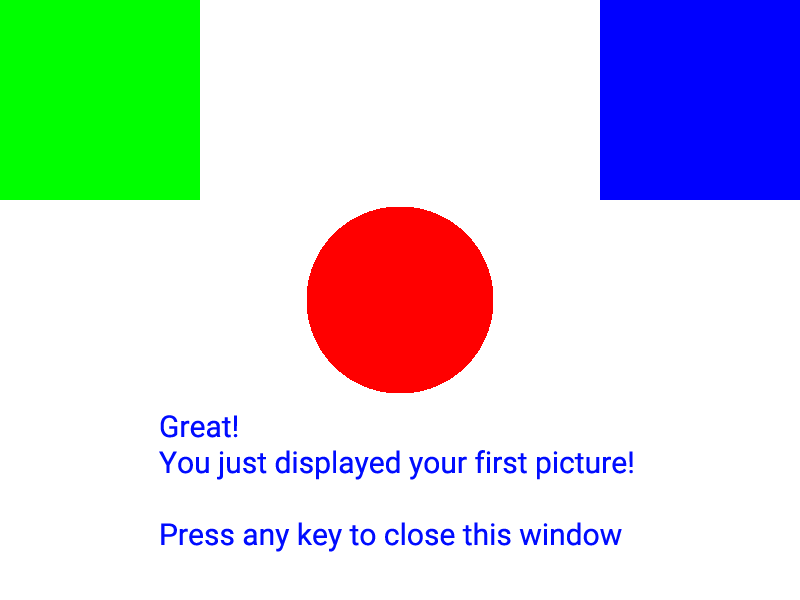
#> input picture [Dataset] Module 20 images/image001.png, 800 x 600 px, found by its file name
$ jupyter execute '[Notebook - Student] Module 20 (Introduction to Computer Vision).ipynb'   (text cells are left out)
#> lines starting #> are read from the running program, lines starting #| are printed output that depends on the picture; after the words box and inside, x2 and y2 are one past the last pixel; in counts of white or black regions, pixels touching at a corner belong together
[cell 1]
import cv2              #Import the OpenCV Library
import numpy as np      #Import the Numpy library
import sys

print ("You have successfully installed OpenCV version "+cv2.__version__)
print ("Your version of Python is " + sys.version)

[cell 2]
img = cv2.imread("[Dataset] Module 20 images/image001.png")   #Load the image file into memory
#> img is the input picture: shape (600, 800, 3); mean B, G, R 219.1, 215.6, 208.8
cv2.imshow("Image", img)                  #Display that image

cv2.waitKey(0)                            #Cleanup after any key is pressed
cv2.destroyAllWindows()

[cell 3]
print (img[:,:,2].shape)
#| (600, 800)

[cell 4]
# your code here
import matplotlib.pyplot as plt
plt.plot(img[0], img[1])
plt.show()

[cell 5]
camera = cv2.VideoCapture(0) #create a VideoCapture object with the 'first' camera (your webcam)

while(True):
    ret, frame = camera.read()             # Capture frame by frame
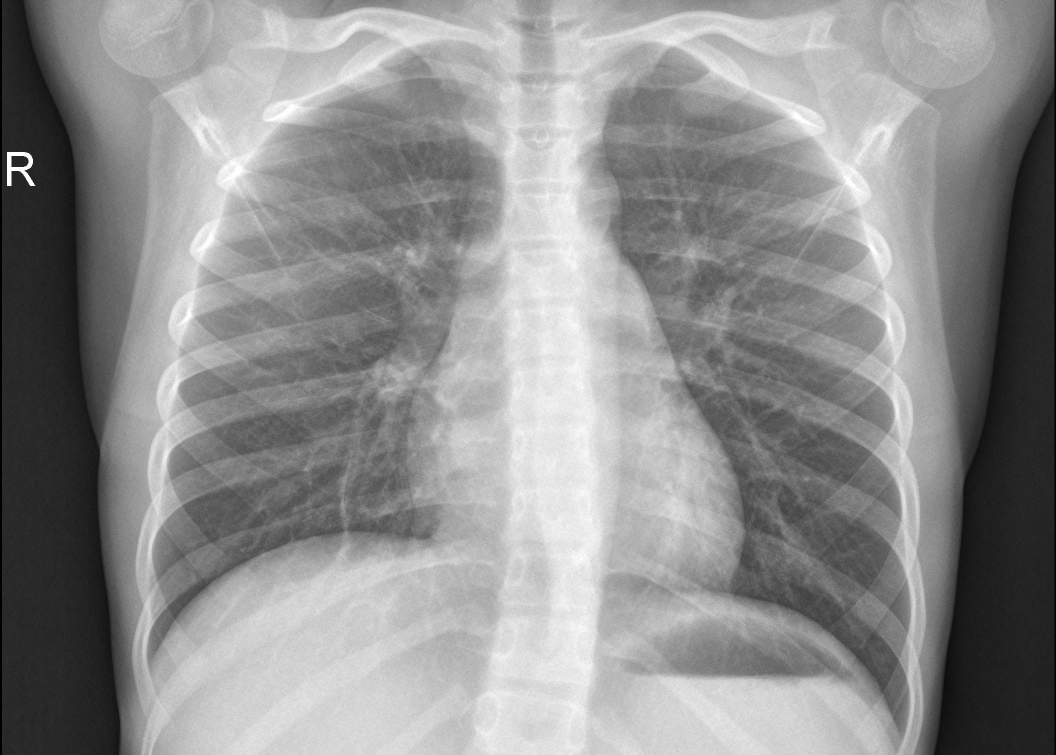
#> input picture Dataset/chest_xray/test/NORMAL/IM-0003-0001.jpeg, 2111 x 1509 px, given in place of the camera (shown at 1/2 size)
#> frame is the input picture: shape (1509, 2111, 3); min 0, max 255, mean 142.4
    cv2.imshow('Press Spacebar to Exit', frame)              # Display the frame

    if cv2.waitKey(1) == 27:  # Stop if spacebar is detected
#> (key Esc is pressed here)
        break

    camera.release()                           # Cleanup after spacebar is detected.
    cv2.destroyAllWindows()

[cell 6]
print(img.shape)         #What are the dimensions of this image?
#| (600, 800, 3)
                         #What is the width, What is the height, How many channels are there?
                         #Hint: Images are represented in Numpy arrays as (height,width,channels)

[cell 7]
print(img[0,0])          #What is the color of the top left corner of the image? Notice that array indexing starts from 0
#| [  0 255   0]
                         #Hint: the channels are represented as Blue,Green,Red by default

[cell 8]
# your code here
 # atau 799 #Hint: Notice that the rightmost pixel is 799 not 800. Numpy array indexing starts from 0.

image = img[0, 799]
#> image = [255, 0, 0]
cv2.imshow("image", image)
cv2.waitKey(0)

[cell 9]
# your code here

img[0, 300]
cv2.imshow("img", img)
cv2.waitKey(0)

[cell 10]
img = cv2.imread("[Dataset] Module 20 images/image001.png")
grey = cv2.cvtColor(img, cv2.COLOR_BGR2GRAY) #Convert color from BGR to grayscale
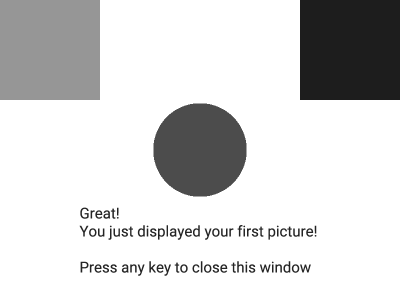
#> grey: shape (600, 800) (shown at 1/2 size); min 29, max 255, mean 214
cv2.imshow("Grey",grey)

cv2.waitKey(0)                            # Cleanup after any key is pressed
cv2.destroyAllWindows()

[cell 11]
# your code here
cv2.imshow("gery", grey)
cv2.waitKey(0)

[cell 12]
grey.shape #your code here                    # Are these dimensions different from img.shape earlier?

[cell 13]
#your code here          # What is the color of the top left corner of the image? Notice that array indexing starts from 0
                                    # How does this compare to your previous finding above?

grey[0, 0]
grey[300, 400]
#> Out = 76

[cell 14]
#your code here          # What is the color of the top right corner of the image?
grey[0, 799]              # How does this compare to your previous finding above?
#> Out = 29

[cell 15]
# Recall that the square on the top right had a pixel intensity of 29
# Now everything with a value greater than 29 will become 255 (white)
# This means that we are setting a treshold value of 29

ret,thresholded = cv2.threshold(grey,29,255,cv2.THRESH_BINARY)
#> thresholded: shape (600, 800); 91.7% white; 1 black region, box (x1, y1, x2, y2) and area: (600, 0, 800, 200) 40000
cv2.imshow("Thresholded",thresholded)

cv2.waitKey(0)                            # Cleanup after any key is pressed
cv2.destroyAllWindows()

[cell 16]
#your code here
ret,thresholded = cv2.threshold(grey,76,255,cv2.THRESH_BINARY)
#> thresholded: shape (600, 800); 84.8% white; 77 black regions (8 under 20 px), largest, box (x1, y1, x2, y2) and area: (600, 0, 800, 200) 40000, (307, 207, 493, 393) 27512, (316, 457, 329, 479) 125
cv2.imshow("Thresholded",thresholded)

cv2.waitKey(0)                            # Cleanup after any key is pressed
cv2.destroyAllWindows()

[cell 17]
ret,thresholded = cv2.threshold(grey,29,255,cv2.THRESH_BINARY_INV)    #we use cv2.THRESH_BINARY_INV instead of cv2.THRESH_BINARY
cv2.imshow("Thresholded",thresholded)

cv2.waitKey(0)                            # Cleanup after any key is pressed
cv2.destroyAllWindows()

[cell 18]
#your code here
ret,thresholded = cv2.threshold(grey,76,255,cv2.THRESH_BINARY_INV)
cv2.imshow("Thresholded",thresholded)

cv2.waitKey(0)                            # Cleanup after any key is pressed
cv2.destroyAllWindows()

[cell 19]
ret,thresholded = cv2.threshold(grey,29,255,cv2.THRESH_BINARY_INV)

masked = cv2.bitwise_and(img, img, mask = thresholded)
cv2.imshow("Masked", masked)

cv2.waitKey(0)                            # Cleanup after any key is pressed
cv2.destroyAllWindows()

[cell 20]
mask = img.copy()                         # The masked image we are going to create. Initialize with a copy of initial image.
(b,g,r) = cv2.split(img)                  # Split the BGR images to single planes so that we can work on the channels separately
#> b: shape (600, 800); 85.9% white; 2 black regions, box (x1, y1, x2, y2) and area: (0, 0, 200, 200) 40000, (307, 207, 493, 393) 27512
mask[(b==255)&(g==255)&(r==255)] = 0      # Change white background (when BGR channels are all 255) to 0 (black).

cv2.imshow("Mask",mask)

cv2.waitKey(0)                            # Cleanup after any key is pressed
cv2.destroyAllWindows()

[cell 21]
cv2.imshow("Blue Mask",mask[:,:,0])       # Notice how the words are blue also
cv2.waitKey(0)                            # Cleanup after any key is pressed
cv2.destroyAllWindows()

[cell 22]
cv2.imshow("Green Mask",mask[:,:,1])
cv2.waitKey(0)                            # Cleanup after any key is pressed
cv2.destroyAllWindows()

[cell 23]
cv2.imshow("Red Mask",mask[:,:,2])
cv2.waitKey(0)                            # Cleanup after any key is pressed
cv2.destroyAllWindows()

[cell 24]
mask[300:,:,1]=0                          # Remember that the image is a matrix. Let's wipe the bottom half to black (0)
#> mask: shape (600, 800, 3); mean B, G, R 26.1, 21.2, 15.8
cv2.imshow("Green Mask",mask[:,:,1])
cv2.waitKey(0)                            # Cleanup after any key is pressed
cv2.destroyAllWindows()

[cell 25]
mask.shape

[cell 26]
cv2.imshow("Red Mask",mask[:,:,2])
cv2.waitKey(0)                            # Cleanup after any key is pressed
cv2.destroyAllWindows()

[cell 27]
mask[400:,:,0]=0                          # Remember that the image is a matrix. Let's wipe the bottom half to black (0)
#> mask: shape (600, 800, 3); mean B, G, R 21.2, 21.2, 15.8
cv2.imshow("Green Mask",mask[:,:,2])
cv2.waitKey(0)                            # Cleanup after any key is pressed
cv2.destroyAllWindows()

[cell 28]
#layer 2 is the red layer. Rememeber (B,G,R)
masked = cv2.bitwise_and(img,img,mask=mask[:,:,2])
cv2.imshow("Circle",masked)

cv2.waitKey(0)                            # Cleanup after any key is pressed
cv2.destroyAllWindows()

[cell 29]
#layer 1 is the green layer. Rememeber (B,G,R)
masked = cv2.bitwise_and(img,img,mask=mask[:,:,1])
cv2.imshow("Left Green Rectangle",masked)
cv2.waitKey(0)                            # Cleanup after any key is pressed
cv2.destroyAllWindows()

[cell 30]
#layer 0 is the blue layer. Rememeber (B,G,R)
masked = cv2.bitwise_and(img,img,mask=mask[:,:,0])
cv2.imshow("Right Blue Rectangle",masked)
cv2.waitKey(0)                            # Cleanup after any key is pressed
cv2.destroyAllWindows()

[cell 31]
#your code here
cv2.waitKey(0)                            # Cleanup after any key is pressed
cv2.destroyAllWindows()

[cell 32]
#your code here
cv2.waitKey(0)                            # Cleanup after any key is pressed
cv2.destroyAllWindows()

[cell 33]
#your code here

[cell 34]
#your code here
cv2.waitKey(0)                            # Cleanup after any key is pressed
cv2.destroyAllWindows()

[cell 35]
#your code here
cv2.waitKey(0)                            # Cleanup after any key is pressed
cv2.destroyAllWindows()

[cell 36]
#your code here
cv2.waitKey(0)                            # Cleanup after any key is pressed
cv2.destroyAllWindows()

[cell 37]
greytest = cv2.imread("[Dataset] Module 20 images/image001_3contours.png",0)    # Load that image
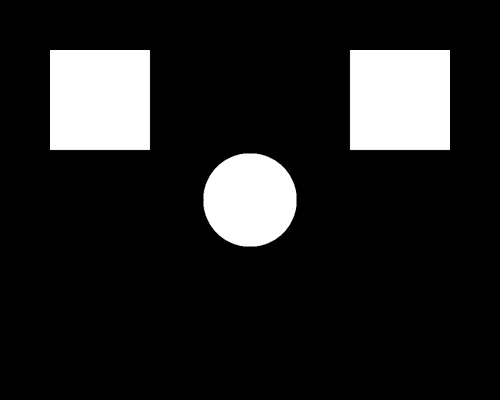
#> input picture [Dataset] Module 20 images/image001_3contours.png, 500 x 400 px, found by its file name
#> greytest is the input picture: shape (400, 500); min 0, max 255, mean 34.3
contouroutlines = np.zeros(greytest.shape,dtype="uint8")    # Create a blank canvas for drawing detected contours

# Let's find the contours! https://docs.opencv.org/3.4/d3/dc0/group__imgproc__shape.html#ga17ed9f5d79ae97bd4c7cf18403e1689a
(cnts,_) = cv2.findContours(greytest, cv2.RETR_EXTERNAL, cv2.CHAIN_APPROX_SIMPLE)
#> cnts = 3 contours; box (x1, y1, x2, y2) and area: (349, 50, 450, 151) 10000, (50, 50, 151, 151) 10000, (203, 153, 297, 247) 6937

for (i, c) in enumerate(cnts):
    cv2.drawContours(contouroutlines, [c], -1, 255, 1)  # For each contour, draw just the outline of the contours
#> this loop made 3 passes
#> c on passes 2 to 3: [[349, 50], [349, 150], [449, 150], [449, 50]], [[50, 50], [50, 150], [150, 150], [150, 50]]
#> contouroutlines: shape (400, 500); 0.53% white in thin lines or dots, all inside (x1, y1, x2, y2) = (50, 50, 450, 247)
                                                        # https://docs.opencv.org/3.4/d6/d6e/group__imgproc__draw.html#ga746c0625f1781f1ffc9056259103edbc
cv2.imshow("Contour Outlines",contouroutlines)          # Display the results
cv2.waitKey(0)                                          # Cleanup after any key is pressed
cv2.destroyAllWindows()

print("There are "+str(len(cnts))+" contours!")         # Print out the number of contours detected
#| There are 3 contours!

[cell 38]
grey = cv2.cvtColor(img, cv2.COLOR_BGR2GRAY)

#We apply a threshold
(T, thresholded) = cv2.threshold(grey, 0, 255, cv2.THRESH_BINARY_INV | cv2.THRESH_OTSU)
#> thresholded: shape (600, 800); 23.9% white; 78 white regions (8 under 20 px)
#> T = 159
cv2.imshow("Thresholded",thresholded)

cv2.waitKey(0)                            # Cleanup after any key is pressed
cv2.destroyAllWindows()

[cell 39]
# Let's find the contours!
(cnts,_) = cv2.findContours(thresholded, cv2.RETR_EXTERNAL, cv2.CHAIN_APPROX_SIMPLE)
#> cnts = 78 contours, 8 with area under 20; largest, box (x1, y1, x2, y2) and area: (600, 0, 800, 200) 39601, (0, 0, 200, 200) 39601, (307, 207, 493, 393) 27247, (276, 450, 290, 474) 207, (567, 522, 581, 546) 206

mask = np.zeros(img.shape,dtype="uint8")  # Create a canvas for drawing detected contours
for (i, c) in enumerate(cnts):
    cv2.drawContours(mask, [c], -1, (0,255,0), 1)
#> this loop made 78 passes
#> c on passes 4, 7, 36, 40, 50: [[544, 529], [544, 544], [546, 544], [546, 529]], [[491, 529], [491, 544], [493, 544], [493, 529]], [[554, 457], [554, 472], [556, 472], [556, 457]], [[487, 457], [487, 472], [489, 472], [489, 457]], [[293, 457], [293, 472], [296, 472], [296, 457]]
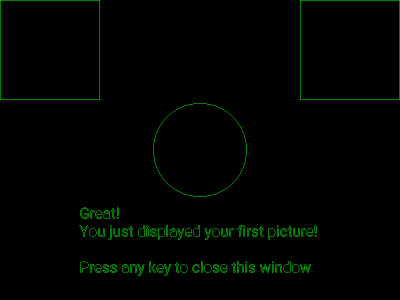
#> mask: shape (600, 800, 3) (shown at 1/2 size); mean B, G, R 0, 3.3, 0

cv2.imshow("Mask",mask)
cv2.waitKey(0)                            # Cleanup after any key is pressed
cv2.destroyAllWindows()


print("There are "+str(len(cnts))+" contours!")
#| There are 78 contours!

[cell 40]
grey = cv2.cvtColor(img, cv2.COLOR_BGR2GRAY)

#We apply a threshold
(T, thresholded) = cv2.threshold(grey, 0, 255, cv2.THRESH_BINARY_INV | cv2.THRESH_OTSU)
cv2.imshow("Thresholded",thresholded)

# Let's find the contours!
(cnts,_) = cv2.findContours(thresholded, cv2.RETR_EXTERNAL, cv2.CHAIN_APPROX_SIMPLE)
cnts = sorted(cnts, key=lambda cnts: cv2.boundingRect(cnts)[1])  #sort contours from top to bottom.

mask = cv2.merge([thresholded,thresholded,thresholded])  # Create a canvas for drawing detected contours
#> mask: shape (600, 800, 3); 23.9% white; 78 white regions (8 under 20 px), largest, box (x1, y1, x2, y2) and area: (0, 0, 200, 200) 40000, (600, 0, 800, 200) 40000, (307, 207, 493, 393) 27512
for (i, c) in enumerate(cnts):   #https://docs.opencv.org/3.1.0/dd/d49/tutorial_py_contour_features.html
    #cv2.drawContours(mask, [c], -1, (255,255,255), -1)
    (x, y, w, h) = cv2.boundingRect(c)                   # Get the x,y coordinates of the contour's bounding box
    cv2.rectangle(mask, (x,y), (x+w,y+h), (0,0,255))     # Draw the bounding boxes in red

    cv2.putText(mask, ""+str(i+1), (x,y+28), cv2.FONT_HERSHEY_SIMPLEX, 0.25, (0,255,0), 1)
#> this loop made 78 passes
#> (x, y, w, h) on passes 3, 5, 6, 7, 8, 9, 11, 12: (307, 207, 186, 186), (161, 415, 16, 23), (222, 417, 9, 21), (207, 421, 13, 17), (191, 421, 14, 17), (181, 421, 8, 16), (475, 450, 10, 23), (386, 450, 14, 24)
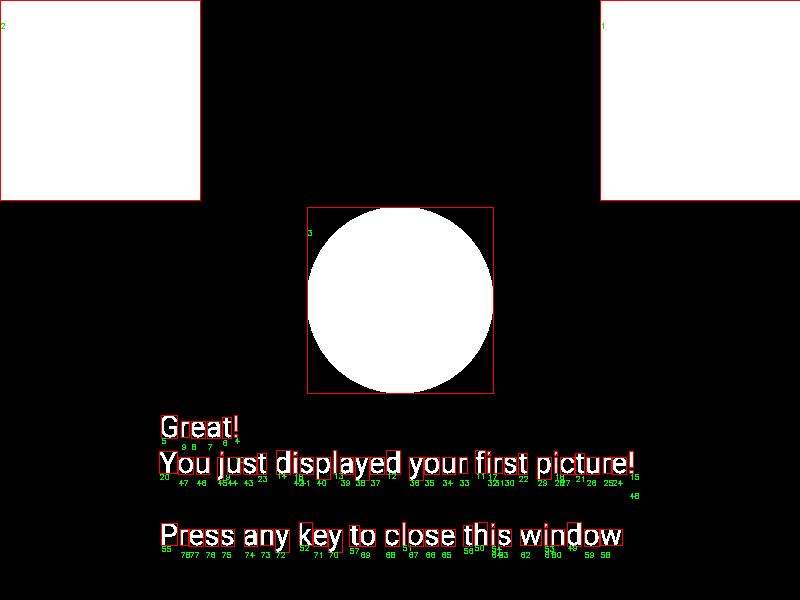
#> mask: shape (600, 800, 3); mean of channels 0, 1, 2 60.1, 61, 63.4; drawn as B, G, R

cv2.imshow("Mask",mask)
cv2.waitKey(0)                            # Cleanup after any key is pressed
cv2.destroyAllWindows()


print("There are "+str(len(cnts))+" contours!")
#| There are 78 contours!

[cell 41]
(T, thresholded) = cv2.threshold(grey, 0, 255, cv2.THRESH_BINARY_INV | cv2.THRESH_OTSU)
thresholded[410:,:]=0                     # Shortcut to remove the text since it is on the bottom half of the image!
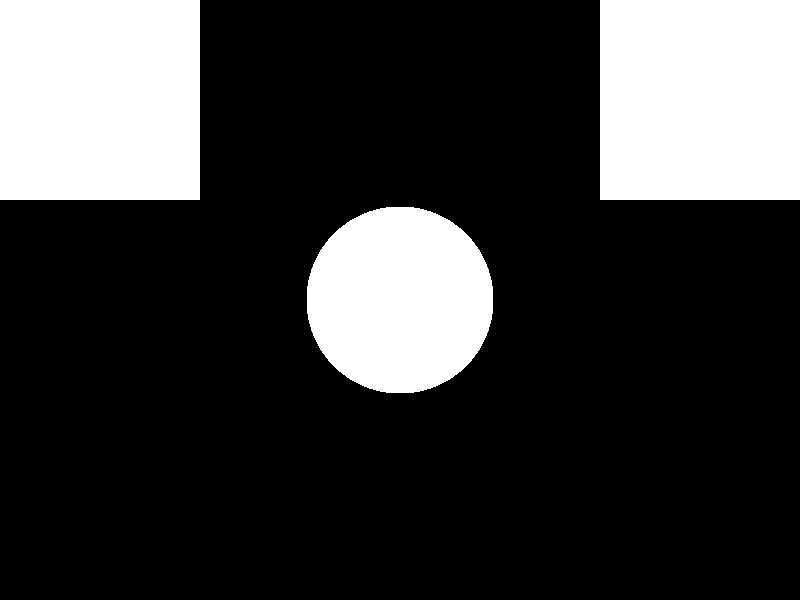
#> thresholded: shape (600, 800); 22.4% white; 3 white regions
#cv2.imshow("Thresholded",thresholded)

#How many contours do you think there are?
(cnts,_) = cv2.findContours(thresholded, cv2.RETR_EXTERNAL, cv2.CHAIN_APPROX_SIMPLE)
#> cnts = 3 contours; box (x1, y1, x2, y2) and area: (600, 0, 800, 200) 39601, (0, 0, 200, 200) 39601, (307, 207, 493, 393) 27247

mask = np.zeros(thresholded.shape,dtype="uint8")
for (i, c) in enumerate(cnts):
    cv2.drawContours(mask, [c], -1, 255, -1)  #the last parameter defines the outline thickness. -1 will fill the contour
#> this loop made 3 passes
#> c on passes 2 to 3: [[600, 0], [600, 199], [799, 199], [799, 0]], [[0, 0], [0, 199], [199, 199], [199, 0]]

cv2.imshow("Mask",mask)
cv2.imshow("Masked Image",cv2.bitwise_and(img,img,mask=mask))
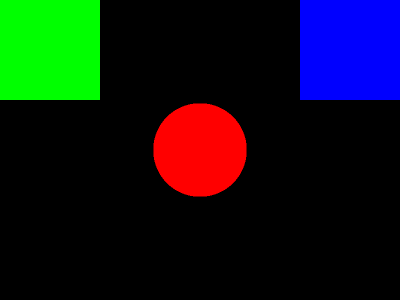
#> window 'Masked Image': shape (600, 800, 3) (shown at 1/2 size); mean B, G, R 21.2, 21.2, 14.6
cv2.waitKey(0)                            # Cleanup after any key is pressed
cv2.destroyAllWindows()


print("There are "+str(len(cnts))+" contours!")
#| There are 3 contours!

[cell 42]
greytest = cv2.imread("[Dataset] Module 20 images/image001_3contours.png",0)
contouroutlines = np.zeros(greytest.shape,dtype="uint8")

(cnts,_) = cv2.findContours(greytest, cv2.RETR_EXTERNAL, cv2.CHAIN_APPROX_SIMPLE)
#> cnts = 3 contours; box (x1, y1, x2, y2) and area: (349, 50, 450, 151) 10000, (50, 50, 151, 151) 10000, (203, 153, 297, 247) 6937

for (i, c) in enumerate(cnts):
    cv2.drawContours(contouroutlines, [c], -1, 255, 1)

    # GET BOUNDING BOX OF EACH CONTOUR
    (x, y, w, h) = cv2.boundingRect(c)

    # DRAW A RECTANGLE AROUND EACH CONTOUR (I.E. DRAW THE BOUNDING BOX)
    cv2.rectangle(contouroutlines, (x, y), (x+w, y+h), (255,255,0), 2)

    # ADD THE TEXT "COUNTOUR <>" TO EACH CONTOUR
    cv2.putText(contouroutlines, "Contour "+str(i+1), (x,y-10), cv2.FONT_HERSHEY_SIMPLEX, 0.5, (255, 255, 0), 2)
#> this loop made 3 passes
#> (c, x, y, w, h) on passes 2 to 3: ([[349, 50], [349, 150], [449, 150], [449, 50]], 349, 50, 101, 101), ([[50, 50], [50, 150], [150, 150], [150, 50]], 50, 50, 101, 101)
#> contouroutlines: shape (400, 500); 2.6% white; 15 white regions, largest, box (x1, y1, x2, y2) and area: (202, 152, 299, 249) 1296, (49, 49, 153, 153) 1208, (348, 49, 452, 153) 1208


cv2.imshow("Contour Outlines",contouroutlines)
cv2.waitKey(0)
cv2.destroyAllWindows()

print("There are "+str(len(cnts))+" contours!")
#| There are 3 contours!

[cell 43]
# Create an empty canvas (height,width,channels) - In this case: 3 colour channels, width 400, and height 300
canvas_accessdenied = np.zeros((600,800,3),dtype="uint8")

# Add a Hollow Rectangle at (x=100,y=230) with the colour (255,255,0), and line thickness 2
cv2.rectangle(canvas_accessdenied, (100, 230), (700, 370), (255,255,0), 2)

# Add your Text at (x=150,y=320) the colour (100,100,255), fint size 2, and line thickness 5
cv2.putText(canvas_accessdenied, "ACCESS DENIED", (150,320), cv2.FONT_HERSHEY_SIMPLEX, 2, (100,100,255), 5)
#> canvas_accessdenied: shape (600, 800, 3); mean of channels 0, 1, 2 4.2, 4.2, 4.8

cv2.imshow("Canvas Access Denied",canvas_accessdenied)
cv2.waitKey(0)                            # Cleanup after any key is pressed
cv2.destroyAllWindows()

[cell 44]
# Create an empty canvas (height,width,channels) - In this case: 3 colour channels, width 400, and height 300
canvas_accessgranted = np.zeros((600,800,3),dtype="uint8")

# Add a Hollow Rectangle at (x=100,y=230) with the colour (255,255,0), and line thickness 2
cv2.rectangle(canvas_accessgranted, (100, 230), (700, 370), (255,255,0), 2)

# Add your Text at (x=130,y=320) the colour (255,100,100), fint size 2, and line thickness 5
cv2.putText(canvas_accessgranted, "ACCESS GRANTED", (130,320), cv2.FONT_HERSHEY_SIMPLEX, 2, (255,100,100), 5)
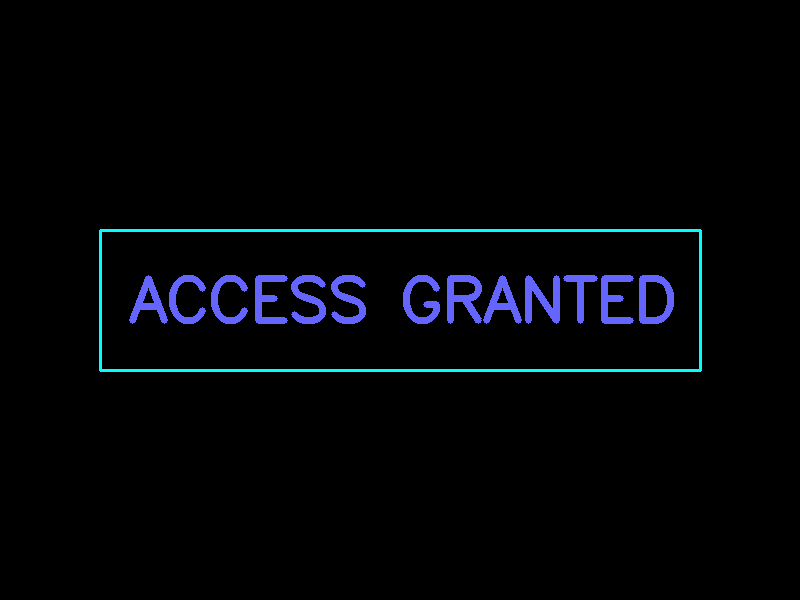
#> canvas_accessgranted: shape (600, 800, 3); mean of channels 0, 1, 2 7.7, 4.4, 2.1; drawn as B, G, R

cv2.imshow("Canvas Access Granted",canvas_accessgranted)
cv2.waitKey(0)                            # Cleanup after any key is pressed
cv2.destroyAllWindows()
